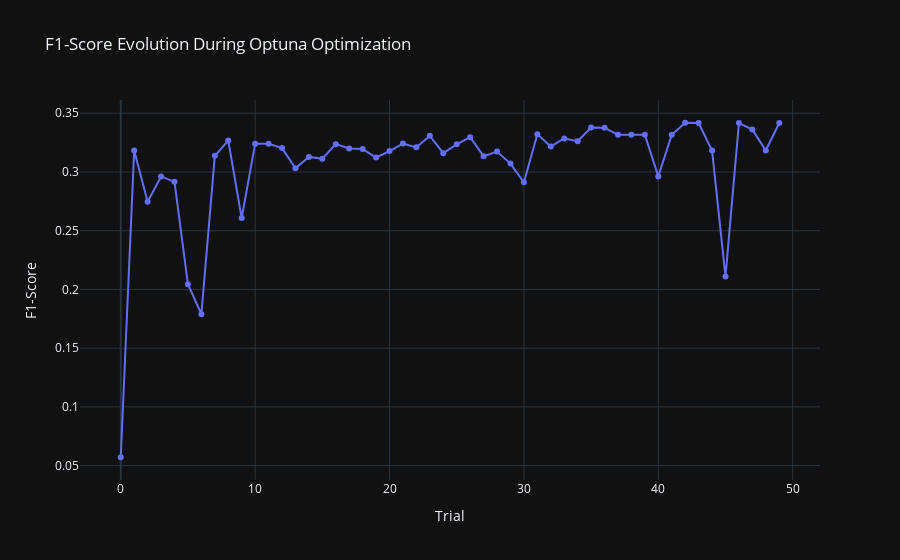

Notebook code cell kept with this figure:
### Code cell
visualizations['f1_score_evolution']

### Figure 1 — Plotly figure (JSON) as saved in the notebook; plotly's stock layout.template omitted (floating-point values rounded to 4 significant figures)
{"data": [{"mode": "lines+markers", "name": "F1-score", "type": "scatter", "x": [0, 1, 2, 3, 4, 5, 6, 7, 8, 9, 10, 11, 12, 13, 14, 15, 16, 17, 18, 19, 20, 21, 22, 23, 24, 25, 26, 27, 28, 29, 30, 31, 32, 33, 34, 35, 36, 37, 38, 39, 40, 41, 42, 43, 44, 45, 46, 47, 48, 49], "y": [0.0571, 0.3183, 0.2746, 0.2962, 0.2916, 0.2044, 0.179, 0.3137, 0.3268, 0.2608, 0.3241, 0.3241, 0.3204, 0.3032, 0.3129, 0.3114, 0.3237, 0.3199, 0.3195, 0.3123, 0.3178, 0.3242, 0.321, 0.3308, 0.3161, 0.3235, 0.3297, 0.3134, 0.3174, 0.3071, 0.2912, 0.3321, 0.3217, 0.3285, 0.3262, 0.3378, 0.3377, 0.3317, 0.3316, 0.3317, 0.2962, 0.3317, 0.3419, 0.3417, 0.3183, 0.211, 0.3418, 0.3361, 0.3183, 0.3417]}], "layout": {"title": {"text": "F1-Score Evolution During Optuna Optimization"}, "xaxis": {"title": {"text": "Trial"}}, "yaxis": {"title": {"text": "F1-Score"}}}}
